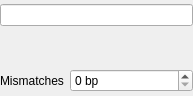
<?xml version="1.0" encoding="UTF-8"?>
<ui version="4.0">
 <class>PrimerGroupBox</class>
 <widget class="QWidget" name="PrimerGroupBox">
  <property name="geometry">
   <rect>
    <x>0</x>
    <y>0</y>
    <width>193</width>
    <height>96</height>
   </rect>
  </property>
  <property name="windowTitle">
   <string>Form</string>
  </property>
  <layout class="QVBoxLayout" name="verticalLayout">
   <property name="margin">
    <number>0</number>
   </property>
   <item>
    <widget class="U2::PrimerLineEdit" name="primerEdit">
     <property name="text">
      <string/>
     </property>
     <property name="maxLength">
      <number>1000</number>
     </property>
     <property name="placeholderText">
      <string/>
     </property>
    </widget>
   </item>
   <item>
    <layout class="QHBoxLayout" name="horizontalLayout">
     <property name="spacing">
      <number>0</number>
     </property>
     <item>
      <widget class="QLabel" name="characteristicsLabel">
       <property name="sizePolicy">
        <sizepolicy hsizetype="Minimum" vsizetype="Preferred">
         <horstretch>0</horstretch>
         <verstretch>0</verstretch>
        </sizepolicy>
       </property>
       <property name="text">
        <string/>
       </property>
       <property name="alignment">
        <set>Qt::AlignLeading|Qt::AlignLeft|Qt::AlignVCenter</set>
       </property>
      </widget>
     </item>
     <item>
      <widget class="QToolButton" name="reverseComplementButton">
       <property name="sizePolicy">
        <sizepolicy hsizetype="Maximum" vsizetype="Fixed">
         <horstretch>0</horstretch>
         <verstretch>0</verstretch>
        </sizepolicy>
       </property>
       <property name="maximumSize">
        <size>
         <width>23</width>
         <height>16777215</height>
        </size>
       </property>
       <property name="toolTip">
        <string>Reverse-complement sequence</string>
       </property>
       <property name="text">
        <string/>
       </property>
       <property name="icon">
        <iconset resource="../../../../corelibs/U2Gui/U2Gui.qrc">
         <normaloff>:/core/images/show_compl.png</normaloff>:/core/images/show_compl.png</iconset>
       </property>
       <property name="autoRaise">
        <bool>true</bool>
       </property>
      </widget>
     </item>
     <item>
      <widget class="QToolButton" name="browseButton">
       <property name="sizePolicy">
        <sizepolicy hsizetype="Maximum" vsizetype="Fixed">
         <horstretch>0</horstretch>
         <verstretch>0</verstretch>
        </sizepolicy>
       </property>
       <property name="maximumSize">
        <size>
         <width>23</width>
         <height>16777215</height>
        </size>
       </property>
       <property name="toolTip">
        <string>Choose a primer from the primer library</string>
       </property>
       <property name="text">
        <string/>
       </property>
       <property name="icon">
        <iconset resource="../../../../corelibs/U2Gui/U2Gui.qrc">
         <normaloff>:/core/images/db/database_go.png</normaloff>:/core/images/db/database_go.png</iconset>
       </property>
       <property name="autoRaise">
        <bool>true</bool>
       </property>
      </widget>
     </item>
    </layout>
   </item>
   <item>
    <layout class="QHBoxLayout" name="horizontalLayout_2">
     <item>
      <widget class="QLabel" name="mismatchesLabel">
       <property name="sizePolicy">
        <sizepolicy hsizetype="Maximum" vsizetype="Preferred">
         <horstretch>0</horstretch>
         <verstretch>0</verstretch>
        </sizepolicy>
       </property>
       <property name="text">
        <string>Mismatches</string>
       </property>
      </widget>
     </item>
     <item>
      <widget class="QSpinBox" name="mismatchesSpinBox">
       <property name="suffix">
        <string> bp</string>
       </property>
      </widget>
     </item>
    </layout>
   </item>
  </layout>
 </widget>
 <customwidgets>
  <customwidget>
   <class>U2::PrimerLineEdit</class>
   <extends>QLineEdit</extends>
   <header>PrimerLineEdit.h</header>
  </customwidget>
 </customwidgets>
 <resources>
  <include location="../../../../corelibs/U2Gui/U2Gui.qrc"/>
 </resources>
 <connections/>
</ui>
